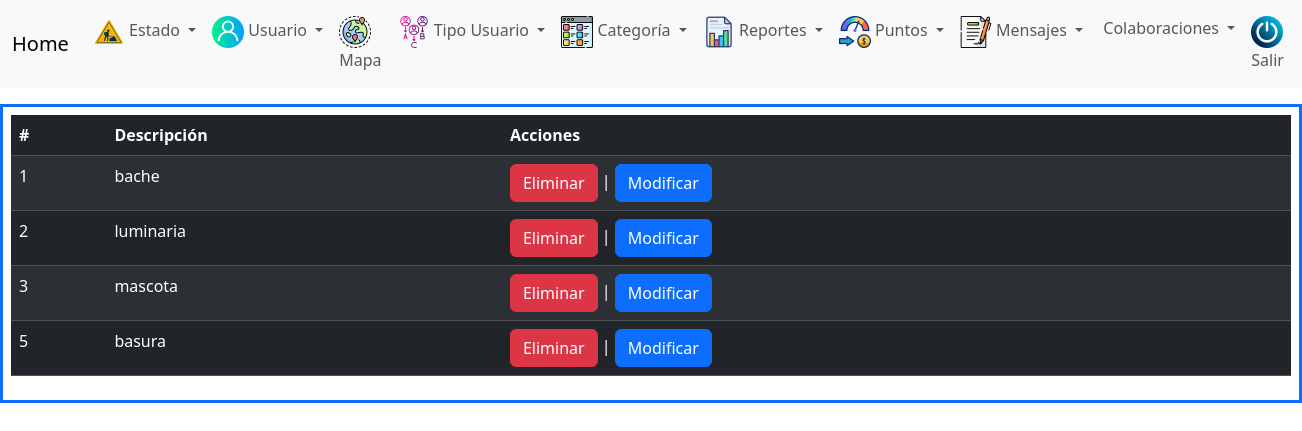
The page /sistema/listar_categorias.php (signed in) on the database its author committed.
### tables this page shows
CREATE TABLE `categoria` (
  `id_categoria` int(11) NOT NULL,
  `descripcion_categoria` varchar(255) NOT NULL
);

### sistema/listar_categorias.php (the view, shortened to what this page needs)
<?php
    include './menu.php';
    include '../bd/conectar.php';
    $sql_categorias = mysqli_query($conexion, "SELECT * FROM categoria");
    $resultado = mysqli_num_rows($sql_categorias);
    if($resultado <= 0){ ?>
        <div class="alert alert-warning alert-dismissible fade show" role="alert">
            <strong>Advertencia!</strong> No hay categorías para mostrar!.
            <button type="button" class="btn-close" data-bs-dismiss="alert" aria-label="Close"></button>
        </div>
    <?php }else{ ?>
        <div class="table-responsive mt-3 bg-white p-2 border border-primary border-3">
            <table id="tabla" class="table table-striped table-hover table-dark">
                <thead>
                    <th>#</th>
                    <th>Descripción</th>
                    <th>Acciones</th>
                </thead>
                <tbody>
                    <?php while($datos = mysqli_fetch_array($sql_categorias)){ ?>
                            <tr>
                                <td><?php echo $datos['id_categoria']; ?></td>
                                <td><?php echo $datos['descripcion_categoria']; ?></td>
                                <td>
                                    <a href="./eliminar_categoria.php?id=<?php echo $datos['id_categoria']; ?>" class="btn btn-danger">Eliminar</a>
                                    |
                                    <a href="./modificar_categoria.php?id=<?php echo $datos['id_categoria']; ?>" class="btn btn-primary">Modificar</a>
                                </td>
                            </tr>
                    <?php } ?>
    <?php }
?>
</tbody>
</table>
</div>
<!DOCTYPE html>
<html lang="en">
<head>
</head>
<body>
</body>
</html>

### rows shown on the page
categoria: id_categoria "1", descripcion_categoria "bache"
categoria: id_categoria "2", descripcion_categoria "luminaria"
categoria: id_categoria "3", descripcion_categoria "mascota"
categoria: id_categoria "5", descripcion_categoria "basura"
